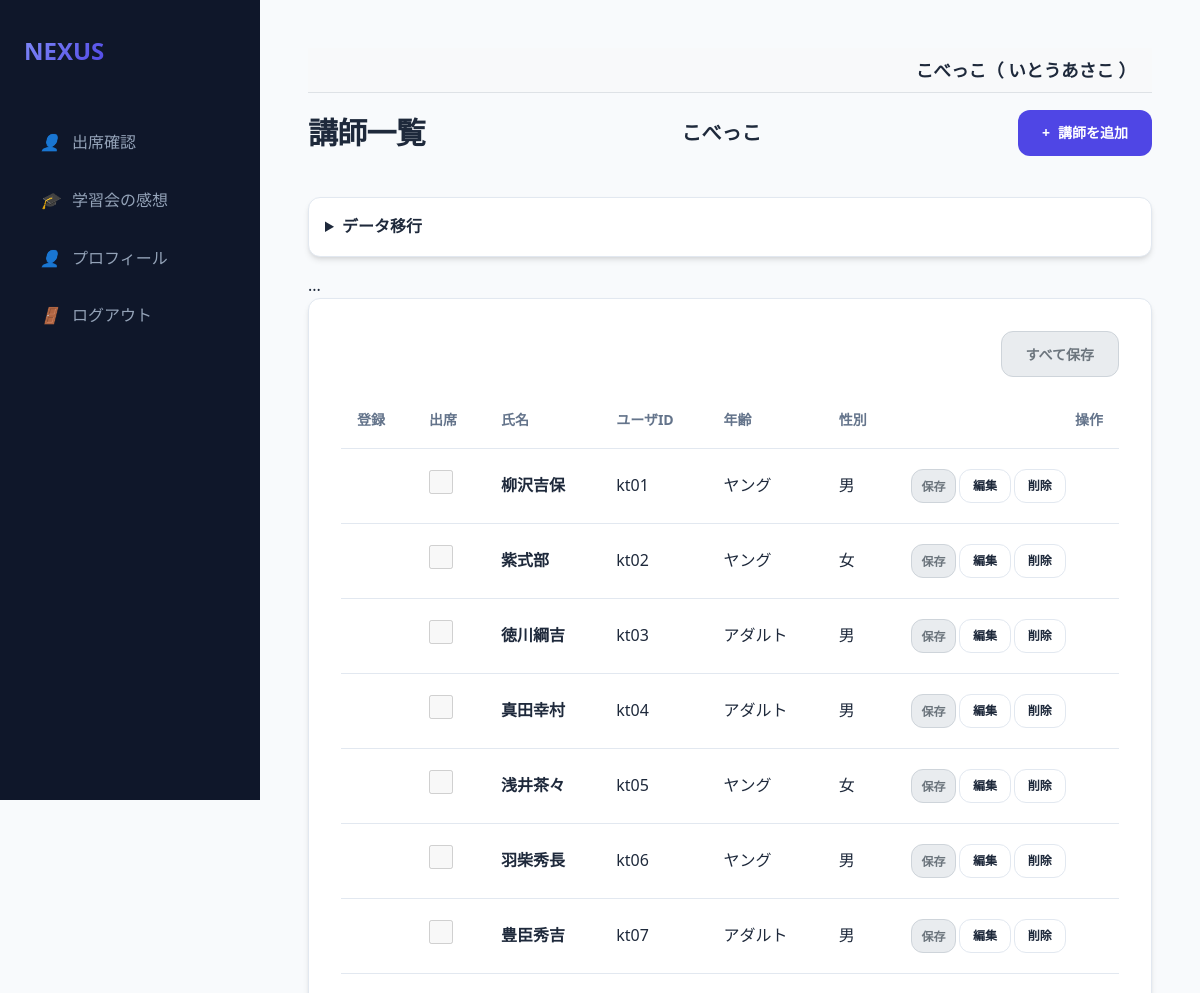
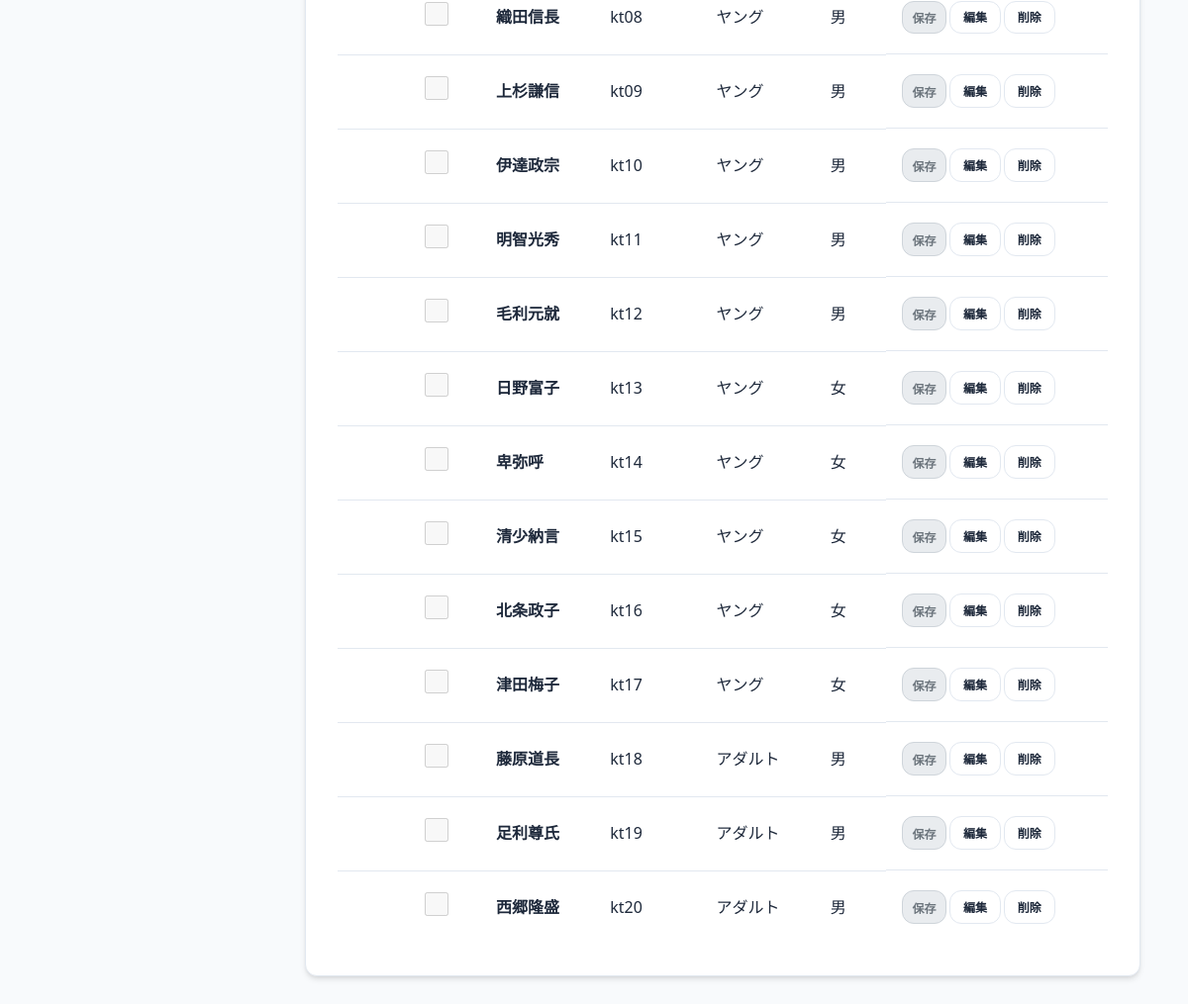
Screenshot of /teachers (signed in) with the database file from the repository (2 pictures, top to bottom).
### models.py (models this page shows, shortened)
class Organization(db.Model):
    id = db.Column(db.Integer, primary_key=True)
    name = db.Column(db.String(100), nullable=False)

class User(db.Model):
    id = db.Column(db.Integer, primary_key=True)
    username = db.Column(db.String(50), unique=True, nullable=False)
    name = db.Column(db.String(50), nullable=True)
    password_hash = db.Column(db.String(128), nullable=False)
    is_admin = db.Column(db.Boolean, default=False)
    is_super_admin = db.Column(db.Boolean, default=False)
    is_org_admin = db.Column(db.Boolean, default=False)
    organization_id = db.Column(db.Integer, db.ForeignKey('organization.id'), nullable=True)
    organization = db.relationship('Organization', backref='users')
    teacher_record = db.relationship('Teacher', back_populates='user', uselist=False)
    student_record = db.relationship('Student', back_populates='user', uselist=False)

class Teacher(db.Model):
    id = db.Column(db.Integer, primary_key=True)
    user_id = db.Column(db.Integer, db.ForeignKey('user.id'), nullable=True)
    user = db.relationship('User', back_populates='teacher_record')
    organization_id = db.Column(db.Integer, db.ForeignKey('organization.id'), nullable=False)
    organization = db.relationship('Organization')
    default_venue_id = db.Column(db.Integer, db.ForeignKey('venue.id'), nullable=True)
    default_venue = db.relationship('Venue')
    group_id = db.Column(db.Integer, db.ForeignKey('group.id'), nullable=True)
    group = db.relationship('Group', back_populates='teachers')
    name = db.Column(db.String(50), nullable=False)
    age = db.Column(db.String(20))
    gender = db.Column(db.String(10))
    math = db.Column(db.Integer)
    english = db.Column(db.Integer)
    japanese = db.Column(db.Integer)
    science = db.Column(db.Integer)
    social = db.Column(db.Integer)
    subject1 = db.Column(db.String(20), default='なし')
    subject2 = db.Column(db.String(20), default='なし')
    pref_gender = db.Column(db.String(10))
    pref_mid1_priority = db.Column(db.Integer, default=2)
    pref_mid2_priority = db.Column(db.Integer, default=2)
    pref_mid3_priority = db.Column(db.Integer, default=2)
    attend = db.Column(db.Boolean, default=False)

### app.py (the view, shortened to what this page needs)
@app.route('/teachers')
@login_required
@organization_required
def teachers():
    org_id = session['organization_id']
    event_id = session.get('selected_event_id')
    event_info = None
    all_teachers = Teacher.query.filter_by(organization_id=org_id).all()
    all_students = Student.query.filter_by(organization_id=org_id).all()
    venues = Venue.query.filter_by(organization_id=org_id).all()
    saved = request.args.get('saved', False)
    for t in all_teachers:
        t.attendance = None
    return render_template('teachers.html', teachers=all_teachers, event_info=None, venues=venues, saved=saved)

### app.py (called while the page is built)
@app.after_request
def add_header(response):
    response.headers['Cache-Control'] = 'no-store, no-cache, must-revalidate, max-age=0'
    response.headers['Pragma'] = 'no-cache'
    response.headers['Expires'] = '0'
    return response

def login_required(f):
    @wraps(f)
    def decorated_function(*args, **kwargs):
        if 'user_id' not in session:
            return redirect(url_for('login'))
        return f(*args, **kwargs)
    return decorated_function

def organization_required(f):
    @wraps(f)
    def decorated_function(*args, **kwargs):
        if 'user_id' not in session:
            return redirect(url_for('login'))
        user = db.session.get(User, session['user_id'])
        session['organization_id'] = user.organization_id
        session['org_name'] = user.organization.name
        return f(*args, **kwargs)
    return decorated_function

@app.context_processor
def inject_globals():
    user = None
    group_division_enabled = False
    if 'user_id' in session:
        user = db.session.get(User, session['user_id'])
        if user and user.organization_id:
            cfg = Config.query.filter_by(key='group_division_enabled', organization_id=user.organization_id).first()
            if cfg and cfg.value == 'true':
                group_division_enabled = True
    return dict(current_user=user, group_division_enabled=group_division_enabled)

### templates/teachers.html (shortened to what this page needs)
{% extends "base.html" %}
{% block content %}
{% set is_event_selected = (event_info is not none) %}
{% set is_event_completed = (event_info and event_info.status == '実施後') %}
{% set is_disabled_inputs = (not is_event_selected or is_event_completed) %}
{% set is_disabled = is_disabled_inputs %}
{% set is_disabled_button = (not is_event_selected) %}
<div class="header">
    <h1>講師一覧</h1>
    <h2 style="font-size: 1.25rem;">{{ current_user.organization.name if current_user.is_super_admin else session.get('org_name', '不明') }}</h2>
    <a href="/teacher/add" class="btn btn-primary">
        <span>+</span> 講師を追加
    </a>
</div>
{% if not event_info %}
<details style="margin-bottom: 1rem;">
    <summary class="card" style="cursor: pointer; padding: 1rem;">
        <h4 style="display: inline;">データ移行</h4>
    </summary>
</details>
{% endif %}
...
<form action="/teacher/attend_save_all" method="post">
    <div class="card">
        <div style="text-align: right; margin-bottom: 1rem;">
            <button type="submit" class="btn btn-primary" {{ 'disabled' if is_disabled or (event_info and event_info.publish_to == '生徒') }}>すべて保存</button>
        </div>
        <div class="table-container">
            <table>
                <thead>
                    <tr>
                        <th>登録</th>
                        <th>出席</th>
                        <th>氏名</th>
                        <th>ユーザID</th>
                        <th>年齢</th>
                        <th>性別</th>
                        <th style="text-align: right;">操作</th>
                    </tr>
                </thead>
                <tbody>
                    {% for t in teachers %}
                    <tr>
                        <td>
                            {% set att = t.attendance %}
                        </td>
                        <td>
                            <input type="checkbox" name="attend_{{t.id}}" value="true" {{ 'checked' if t.attendance and t.attendance.attend }}
                                   style="width: 1.5rem; height: 1.5rem;"
                                   class="{{ 'disabled-checkbox' if is_disabled or (event_info and event_info.publish_to == '生徒') }}"
                                   onchange="toggleAttendance(this, '{{t.id}}')" {{ 'disabled' if is_disabled or (event_info and event_info.publish_to == '生徒') }}>
                        </td>
                        <td><strong>{{t.name}}</strong></td>
                        <td>{{t.user.username if t.user else '-'}}</td>
                        <td>{{t.age}}</td>
                        <td>{{t.gender}}</td>
                        <td style="text-align: right; display: flex; gap: 0.2rem;">
                            <button type="button" class="btn btn-primary" style="padding: 0.4rem 0.6rem; font-size: 0.75rem;" onclick="submitAttendance('{{t.id}}')" {{ 'disabled' if is_disabled or (event_info and event_info.publish_to == '生徒') }}>保存</button>
                            <a href="/teacher/edit/{{t.id}}" class="btn btn-outline" style="padding: 0.4rem 0.8rem; font-size: 0.75rem;">編集</a>
                            <a href="/teacher/delete/{{t.id}}" class="btn btn-outline btn-danger" style="padding: 0.4rem 0.8rem; font-size: 0.75rem;" onclick="return confirm('本当に削除しますか？')">削除</a>
                        </td>
                    </tr>
                    {% endfor %}
                </tbody>
            </table>
        </div>
    </div>
</form>
{% endblock %}

### templates/base.html (shortened to what this page needs)
<!DOCTYPE html>
<html lang="ja">
<head>
    <link rel="stylesheet" href="{{ url_for('static', filename='style.css') }}">
</head>
<body>
<aside class="sidebar">
    <a href="/" class="logo">
        <span>NEXUS</span>
    </a>
    <nav class="nav-links">
        {% if current_user.is_admin %}
        <a href="/events" class="nav-item {{ 'active' if request.path == '/events' }}">
            <i>📋</i> イベント管理
        </a>
        <a href="/event/select" class="nav-item {{ 'active' if request.path == '/event/select' }}">
            <i>📅</i> イベント一覧
        </a>
        <a href="/venues" class="nav-item {{ 'active' if request.path == '/venues' }}">
            <i>📍</i> 会場一覧
        </a>
        <a href="/settings" class="nav-item {{ 'active' if request.path == '/settings' }}">
            <i>⚙️</i> 設定
        </a>
        {% if group_division_enabled %}
        <a href="/groups" class="nav-item {{ 'active' if request.path == '/groups' }}">
            <i>👥</i> グループ設定
        </a>
        {% endif %}
        <a href="/prohibited_matches" class="nav-item {{ 'active' if request.path == '/prohibited_matches' }}">
            <i>🚫</i> マッチング禁止
        </a>
        {% if session.get('selected_event_name', '')|trim == '学習会' and session.get('selected_event_status', '')|trim == '実施後' %}
        <a href="/evaluation/teacher" class="nav-item {{ 'active' if request.path == '/evaluation/teacher' }}">
            <i>🧑‍🏫</i> 講師による評価
        </a>
        <a href="/evaluation/student" class="nav-item {{ 'active' if request.path == '/evaluation/student' }}">
            <i>🎓</i> 生徒の感想
        </a>
        {% else %}
        <a href="/teachers" class="nav-item {{ 'active' if request.path == '/teachers' }}">
            <i>🧑‍🏫</i> 講師一覧
        </a>
        <a href="/students" class="nav-item {{ 'active' if request.path == '/students' }}">
            <i>🎓</i> 生徒一覧
        </a>
        {% if session.get('selected_event_name', '')|trim == '学習会' and session.get('selected_event_status', '')|trim == '実施' %}
        <a href="/matching/setup" class="nav-item {{ 'active' if request.path == '/matching/setup' }}">
            <i>🔄</i> マッチング実行
        </a>
        <a href="/result" class="nav-item {{ 'active' if request.path == '/result' }}">
            <i>📊</i> マッチング結果
        </a>
        <a href="/matching/adjustment" class="nav-item {{ 'active' if request.path == '/matching/adjustment' }}">
            <i>🛠️</i> マッチング調整
        </a>
        {% endif %}
        {% endif %}
        {% if current_user.is_super_admin %}
        <a href="/users" class="nav-item {{ 'active' if request.path == '/users' }}">
            <i>⚙️</i> 管理者一覧
        </a>
        <a href="/organizations" class="nav-item {{ 'active' if request.path == '/organizations' }}">
            <i>🏢</i> 組織一覧
        </a>
        {% endif %}
        {% elif current_user.student_record %}
        <a href="{{ url_for('student_dashboard') }}" class="nav-item {{ 'active' if request.path == '/student/dashboard' }}">
            <i>👤</i> 出席確認
        </a>
        <a href="{{ url_for('post_study_session') }}" class="nav-item {{ 'active' if request.path == '/post_study_session' }}">
            <i>🎓</i> 学習会の感想
        </a>
        <a href="{{ url_for('student_edit', id=current_user.student_record.id) }}" class="nav-item {{ 'active' if request.path == url_for('student_edit', id=current_user.student_record.id) }}">
            <i>👤</i> プロフィール
        </a>
        {% endif %}
        <a href="{{ url_for('logout') }}" class="nav-item">
            <i>🚪</i> ログアウト
        </a>
    </nav>
</aside>
<main class="main-content">
    {% if current_user %}
    <div style="background-color: #f8f9fa; padding: 0.5rem 1rem; margin-bottom: 1rem; border-bottom: 1px solid #dee2e6; text-align: right; font-size: 1.1rem; font-weight: bold;">
        {{ current_user.organization.name if current_user.organization else '組織なし' }}（
        {% if current_user.name %}
            {{ current_user.name }}
        {% elif current_user.teacher_record %}
            {{ current_user.teacher_record.name }}
        {% elif current_user.student_record %}
            {{ current_user.student_record.name }}
        {% else %}
            {{ current_user.username }}
        {% endif %}
        ）
    </div>
    {% endif %}
    {% block content %}{% endblock %}
</main>
</body>
</html>

### static/style.css (style rules this page uses)
:root { --primary: #4f46e5; --primary-hover: #4338ca; --bg-main: #f8fafc; --bg-card: #ffffff; --text-main: #1e293b; --text-muted: #64748b; --border: #e2e8f0; --shadow: 0 4px 6px -1px rgb(0 0 0 / 0.1), 0 2px 4px -2px rgb(0 0 0 / 0.1); --radius: 0.75rem; --sidebar-w: 260px; }
* { margin: 0; padding: 0; box-sizing: border-box; }
body { font-family: "Segoe UI", "Hiragino Kaku Gothic ProN", "Hiragino Sans", "Meiryo", sans-serif; background-color: var(--bg-main); color: var(--text-main); line-height: 1.6; display: flex; min-height: 100vh; }
.sidebar { width: var(--sidebar-w); background-color: #0f172a; color: white; padding: 2rem 1.5rem; display: flex; flex-direction: column; position: fixed; height: 100vh; transition: all 0.3s ease; }
.logo { font-size: 1.5rem; font-weight: 800; margin-bottom: 3rem; display: flex; align-items: center; gap: 0.75rem; color: #f8fafc; text-decoration: none; }
.logo span { background: linear-gradient(135deg, #818cf8, #4f46e5); -webkit-background-clip: text; -webkit-text-fill-color: transparent; }
.nav-links { display: flex; flex-direction: column; gap: 0.5rem; }
.nav-item { padding: 0.75rem 1rem; color: #94a3b8; text-decoration: none; border-radius: var(--radius); display: flex; align-items: center; gap: 0.75rem; transition: all 0.2s; }
.main-content { margin-left: var(--sidebar-w); flex: 1; padding: 3rem; max-width: 1200px; }
.header { display: flex; justify-content: space-between; align-items: center; margin-bottom: 2.5rem; }
h1 { font-size: 1.875rem; font-weight: 700; letter-spacing: -0.025em; }
.card { background: var(--bg-card); border: 1px solid var(--border); border-radius: var(--radius); padding: 2rem; box-shadow: var(--shadow); }
.table-container { overflow-x: auto; }
table { width: 100%; border-collapse: collapse; text-align: left; }
th { padding: 1rem; border-bottom: 1px solid var(--border); font-size: 0.875rem; text-transform: uppercase; color: var(--text-muted); font-weight: 600; }
td { padding: 1.25rem 1rem; border-bottom: 1px solid var(--border); }
tr:last-child td { border-bottom: none; }
input, select, textarea { width: 100%; padding: 0.75rem 1rem; border: 1px solid var(--border); border-radius: var(--radius); font-size: 1rem; transition: border-color 0.2s; background-color: #fff; }
.btn { display: inline-flex; align-items: center; justify-content: center; padding: 0.75rem 1.5rem; font-size: 0.875rem; font-weight: 600; border-radius: var(--radius); cursor: pointer; transition: all 0.2s; text-decoration: none; border: none; gap: 0.5rem; }
.btn-primary { background-color: var(--primary); color: white; }
.btn-danger { background-color: #ef4444; color: white; }
.btn-outline { background-color: transparent; border: 1px solid var(--border); color: var(--text-main); }

### templates/teachers.html (style rules this page uses)
select:disabled, input[type="checkbox"]:disabled, button:disabled, .disabled-checkbox { background-color: #e9ecef; color: #6c757d; border: 1px solid #ced4da; }

### rows the page displays
Organization: organization "こべっこ"
User: name "いとうあさこ", organization "こべっこ"
Teacher: name "柳沢吉保", user "kt01", age "ヤング", gender "男"
Teacher: name "紫式部", user "kt02", age "ヤング", gender "女"
Teacher: name "徳川綱吉", user "kt03", age "アダルト", gender "男"
Teacher: name "真田幸村", user "kt04", age "アダルト", gender "男"
Teacher: name "浅井茶々", user "kt05", age "ヤング", gender "女"
Teacher: name "羽柴秀長", user "kt06", age "ヤング", gender "男"
Teacher: name "豊臣秀吉", user "kt07", age "アダルト", gender "男"
Teacher: name "織田信長", user "kt08", age "ヤング", gender "男"
Teacher: name "上杉謙信", user "kt09", age "ヤング", gender "男"
Teacher: name "伊達政宗", user "kt10", age "ヤング", gender "男"
Teacher: name "明智光秀", user "kt11", age "ヤング", gender "男"
Teacher: name "毛利元就", user "kt12", age "ヤング", gender "男"
Teacher: name "日野富子", user "kt13", age "ヤング", gender "女"
Teacher: name "卑弥呼", user "kt14", age "ヤング", gender "女"
Teacher: name "清少納言", user "kt15", age "ヤング", gender "女"
Teacher: name "北条政子", user "kt16", age "ヤング", gender "女"
Teacher: name "津田梅子", user "kt17", age "ヤング", gender "女"
Teacher: name "藤原道長", user "kt18", age "アダルト", gender "男"
Teacher: name "足利尊氏", user "kt19", age "アダルト", gender "男"
Teacher: name "西郷隆盛", user "kt20", age "アダルト", gender "男"
